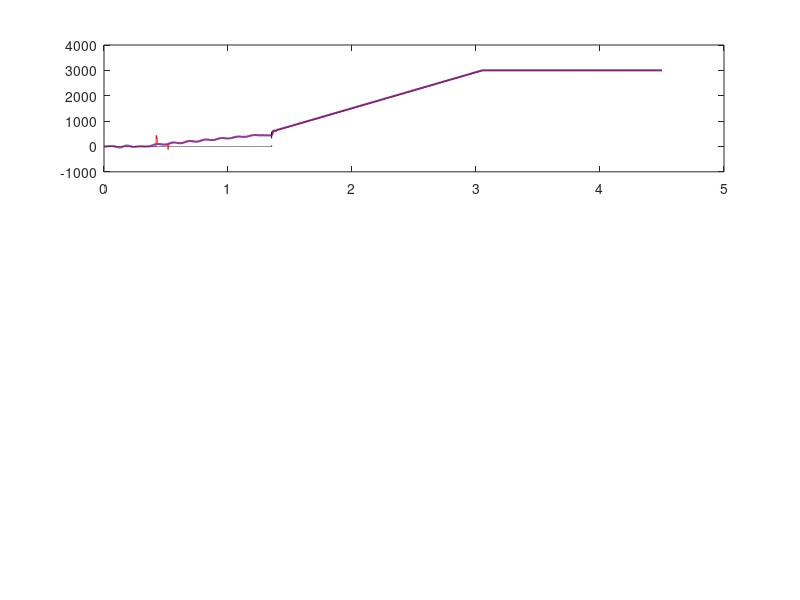

This figure's MATLAB source: (Note: this script raises an error after producing the figure.)
%% 无感控制完整起动仿真（MATLAB 版本，与 sim/run_simulation.py 等价）
%  用途：团队 Simulink 工作流的对标脚本；参数/结构与 Python 版一一对应。
%  运行：sensorless_sim
%  输出：matlab/results/S1_startup_matlab.png
%
%  说明：本脚本用纯 MATLAB 实现"电压源逆变器 + 20kHz 电流环 + 5kHz DSP 控制"，
%        不含 Simulink 模型；如需 Simulink，可按本文件的模块划分搭建：
%        [PMSM Plant] [Current Loop] [SFP Delay] [Observer] [Speed PI] [Startup FSM]

function sensorless_sim()
clc; close all;

%% ---------------- 参数 ----------------
mp.p    = 4;
mp.Rs   = 0.18;
mp.Ls   = 1.0e-3;
mp.psif = 0.105;
mp.Vdc  = 300;
mp.J    = 0.01;
mp.B    = 8e-4;
mp.Tc   = 0.40;
mp.kl   = 1.42e-4;
mp.wm_rated = 3000/60*2*pi;

cp.Ts       = 2e-4;
cp.Tpwm     = 5e-5;
cp.wcc      = 2*pi*400;
cp.obswc    = 2*pi*250;
cp.wn       = 2*pi*30;
cp.zeta     = 1.0;
cp.epllmin  = 4;
cp.wmax     = 2*pi*300;
cp.wlpfs    = 1/3e-3;
cp.Kp       = 2.5;
cp.Ki       = 120;
cp.iqlim    = 25;
cp.Dcomp    = 0;
cp.Ialign   = 15;
cp.talign   = 0.35;
cp.westart  = 2*pi*2;
cp.weswitch = 2*pi*30;
cp.tramp    = 0.9;
cp.Iif      = 10;
cp.angsw    = 25*pi/180;
cp.emin     = 10;
cp.tblend   = 0.1;
cp.tsramp   = 1.8;
cp.Dlink    = 100e-6;

%% ---------------- 观测器增益 ----------------
L1 = 2*cp.obswc - mp.Rs/mp.Ls;
L2 = -mp.Ls*cp.obswc^2;
alpha_w = 1 - exp(-cp.wlpfs*cp.Ts);

%% ---------------- 初值 ----------------
Tend  = 4.5;
N     = round(Tend/cp.Ts);
nsub  = round(cp.Ts/cp.Tpwm);
accel = (cp.weswitch - cp.westart)/cp.tramp;

p.ia = 0; p.ib = 0; p.theta = 0; p.wm = 0;
cl.intd = 0; cl.intq = 0;
ob.ih = [0;0]; ob.eh = [0;0]; ob.theta = 0; ob.w = 0; ob.intw = 0; ob.wf = 0;
pi_i = 0;                        % 速度环积分
id_ref = 0; iq_ref = 0;

theta_f = 0; we_f = cp.westart;
mode = 1;                        % 1=ALIGN 2=IF 3=SETTLE 4=BLEND 5=CLOSED
blend = 0; cnt = 0; iq_init = 0; w_start = 0; t_tr = 0; t_settle = 0;
w_ref = 0;
last = struct('t',0,'theta',0,'w',0,'id',0,'iq',0);
cmds = zeros(0,5);               % [t_ready theta w id iq]

% 记录
rec = zeros(N,10);               % t wm wref west therr iq id iqr mode emag
acc_i = [0;0]; acc_v = [0;0]; acc_n = 0;
th_est = 0; w_est = 0; w_f = 0; emag = 0;

%% ---------------- 主循环 ----------------
for n = 1:N
    t = (n-1)*cp.Ts;

    % ---- 5kHz 控制 ----
    if n > 1 && acc_n > 0
        ifb = acc_i/acc_n;
        vfb = acc_v/acc_n;

        % Park + 观测器
        c = cos(ob.theta); s = sin(ob.theta);
        idm =  c*ifb(1) + s*ifb(2);
        iqm = -s*ifb(1) + c*ifb(2);
        vd  =  c*vfb(1) + s*vfb(2);
        vq  = -s*vfb(1) + c*vfb(2);
        ed_ = idm - ob.ih(1);
        eq_ = iqm - ob.ih(2);
        did = (vd - mp.Rs*ob.ih(1) + ob.w*mp.Ls*ob.ih(2) - ob.eh(1))/mp.Ls + L1*ed_;
        diq = (vq - mp.Rs*ob.ih(2) - ob.w*mp.Ls*ob.ih(1) - ob.eh(2))/mp.Ls + L1*eq_;
        ob.ih = ob.ih + cp.Ts*[did; diq];
        ob.eh = ob.eh + cp.Ts*L2*[ed_; eq_];
        emag = norm(ob.eh);
        if emag > cp.epllmin
            eps_ = -ob.eh(1)/(emag+1e-9);
        else
            eps_ = 0;
            ob.intw = ob.intw*0.999;
        end
        ob.intw = max(min(ob.intw + cp.Ts*cp.wn^2*eps_, cp.wmax), -cp.wmax);
        ob.w = max(min(2*cp.zeta*cp.wn*eps_ + ob.intw, cp.wmax), -cp.wmax);
        ob.theta = wrap_pi(ob.theta + cp.Ts*ob.w);
        ob.wf = ob.wf + alpha_w*(ob.w - ob.wf);

        th_est = ob.theta; w_est = ob.w; w_f = ob.wf;

        % 状态机
        id_ref = 0; iq_ref = 0; theta_base = 0; w_cmd = 0;
        switch mode
            case 1  % ALIGN
                id_ref = cp.Ialign*min(1, t/0.15);
                iq_ref = 2*sin(2*pi*5*t)*(t < 0.2);
                theta_base = 0; w_cmd = 0;
                if t >= cp.talign
                    mode = 2; theta_f = 0; we_f = cp.westart;
                end
            case 2  % IF
                we_f = min(we_f + cp.Ts*accel, cp.weswitch);
                theta_f = wrap_pi(theta_f + cp.Ts*we_f);
                id_ref = cp.Iif; iq_ref = 0;
                theta_base = theta_f; w_cmd = we_f;
                if we_f >= cp.weswitch - 1e-9
                    mode = 3; cnt = 0; t_settle = t;
                end
            case 3  % SETTLE
                theta_f = wrap_pi(theta_f + cp.Ts*we_f);
                id_ref = cp.Iif; iq_ref = 0;
                theta_base = theta_f; w_cmd = we_f;
                ang = abs(wrap_pi(theta_f - th_est));
                ok = (emag > cp.emin) && (ang < cp.angsw) && (w_est > 0.8*we_f);
                if ok, cnt = cnt + 1; else, cnt = 0; end
                if cnt >= 10 || (t - t_settle) > 0.8
                    mode = 4; blend = 0;
                    d0 = wrap_pi(theta_f - th_est);
                    iq_init = cp.Iif*sin(d0);
                    w_start = max(w_f/mp.p, 0);
                    pi_i = iq_init; t_tr = t;
                end
            case 4  % BLEND
                theta_f = wrap_pi(theta_f + cp.Ts*we_f);
                blend = min(blend + cp.Ts/cp.tblend, 1);
                d = wrap_pi(theta_f - th_est);
                theta_base = wrap_pi(th_est + (1-blend)*d);
                w_cmd = w_est;
                [iq_ref, pi_i] = sp_pi(pi_i, cp, w_start, w_f/mp.p, cp.iqlim, cp.Ts);
                if blend >= 1, mode = 5; end
            case 5  % CLOSED
                k = min((t - t_tr)/cp.tsramp, 1);
                w_ref = w_start + (mp.wm_rated - w_start)*k;
                [iq_ref, pi_i] = sp_pi(pi_i, cp, w_ref, w_f/mp.p, cp.iqlim, cp.Ts);
                theta_base = th_est; w_cmd = w_est;
        end
        % 注意：sp_pi 内部更新积分，MATLAB 用嵌套函数实现
        theta_sent = wrap_pi(theta_base + w_cmd*cp.Dcomp);
        cmds(end+1,:) = [t + cp.Dlink, theta_sent, w_cmd, id_ref, iq_ref];
    end

    % 记录
    idq = [ cos(p.theta) sin(p.theta); -sin(p.theta) cos(p.theta)]*[p.ia; p.ib];
    rec(n,:) = [t, p.wm, w_ref, w_f/mp.p, wrap_pi(th_est-p.theta)*180/pi, ...
                idq(2), idq(1), iq_ref, mode, emag];

    % ---- 20kHz 子步 ----
    acc_i = [0;0]; acc_v = [0;0]; acc_n = 0;
    for k = 1:nsub
        tk = t + (k-1)*cp.Tpwm;
        while ~isempty(cmds) && cmds(1,1) <= tk
            last.t = tk; last.theta = cmds(1,2); last.w = cmds(1,3);
            last.id = cmds(1,4); last.iq = cmds(1,5);
            cmds(1,:) = [];
        end
        thg = last.theta + last.w*(tk - last.t);
        [vab, cl] = current_loop(cl, mp, cp, p, last, thg);
        p = plant_step(p, mp, vab, cp.Tpwm);
        acc_i = acc_i + [p.ia; p.ib];
        acc_v = acc_v + vab;
        acc_n = acc_n + 1;
    end
end

%% ---------------- 画图 ----------------
rpm = 60/(2*pi);
f = figure('Position',[100 100 1100 700]);
subplot(3,1,1);
plot(rec(:,1), rec(:,2)*rpm, 'b', 'LineWidth',1.4); hold on;
plot(rec(:,1), rec(:,3)*rpm, 'k--');
plot(rec(:,1), rec(:,4)*rpm, 'r');
xline(t_tr,'g:');
ylabel('转速 [rpm]'); legend('实际','给定','观测','切换'); grid on;
title('MATLAB 对标：预定位 -> I/f -> 观测器切换 -> 闭环升速');

subplot(3,1,2);
plot(rec(:,1), rec(:,5), 'b'); ylabel('角度误差 [deg]'); grid on; ylim([-60 60]);

subplot(3,1,3);
plot(rec(:,1), rec(:,6), 'b'); hold on;
plot(rec(:,1), rec(:,8), 'r--');
plot(rec(:,1), rec(:,7), 'g');
ylabel('电流 [A]'); xlabel('t [s]'); legend('iq','iq*','id'); grid on;

outdir = fullfile(fileparts(mfilename('fullpath')), 'results');
if ~exist(outdir,'dir'), mkdir(outdir); end
saveas(f, fullfile(outdir,'S1_startup_matlab.png'));
fprintf('done: final speed %.1f rpm, mode %d\n', rec(end,2)*rpm, rec(end,9));
end

%% ================= 子函数 =================
function y = wrap_pi(x)
y = mod(x + pi, 2*pi) - pi;
end

function [u, integ] = sp_pi(integ, cp, ref, fb, lim, dt)
e = ref - fb;
u = cp.Kp*e + integ;
u_sat = max(min(u, lim), -lim);
if (u_sat == u) || (u > lim && e < 0) || (u < -lim && e > 0)
    integ = integ + dt*cp.Ki*e;
end
u = u_sat;
end

function [vab, cl] = current_loop(cl, mp, cp, p, last, th)
c = cos(th); s = sin(th);
idm =  c*p.ia + s*p.ib;
iqm = -s*p.ia + c*p.ib;
ed = last.id - idm;
eq = last.iq - iqm;
Kp = mp.Ls*cp.wcc; Ki = mp.Rs*cp.wcc;
vd = Kp*ed + cl.intd - last.w*mp.Ls*iqm;
vq = Kp*eq + cl.intq + last.w*(mp.Ls*idm + mp.psif);
vm = hypot(vd, vq);
vmax = mp.Vdc/sqrt(3);
if vm > vmax
    vd = vd*vmax/vm; vq = vq*vmax/vm;
end
cl.intd = cl.intd + cp.Tpwm*Ki*ed;
cl.intq = cl.intq + cp.Tpwm*Ki*eq;
vab = [c*vd - s*vq; s*vd + c*vq];
end

function p = plant_step(p, mp, vab, dt)
% RK4
s0 = [p.ia; p.ib; p.theta; p.wm];
k1 = deriv(s0, vab, mp);
k2 = deriv(s0 + 0.5*dt*k1, vab, mp);
k3 = deriv(s0 + 0.5*dt*k2, vab, mp);
k4 = deriv(s0 + dt*k3, vab, mp);
s0 = s0 + dt/6*(k1 + 2*k2 + 2*k3 + k4);
p.ia = s0(1); p.ib = s0(2);
p.theta = wrap_pi(s0(3)); p.wm = s0(4);
end

function d = deriv(s, vab, mp)
ia = s(1); ib = s(2); th = s(3); wm = s(4);
we = mp.p*wm;
ea = -we*mp.psif*sin(th);
eb =  we*mp.psif*cos(th);
dia = (vab(1) - mp.Rs*ia - ea)/mp.Ls;
dib = (vab(2) - mp.Rs*ib - eb)/mp.Ls;
Te = 1.5*mp.p*mp.psif*(ib*cos(th) - ia*sin(th));
TL = mp.kl*wm*wm + mp.Tc*tanh(wm/0.05);
dwm = (Te - TL - mp.B*wm)/mp.J;
d = [dia; dib; mp.p*wm; dwm];
end
